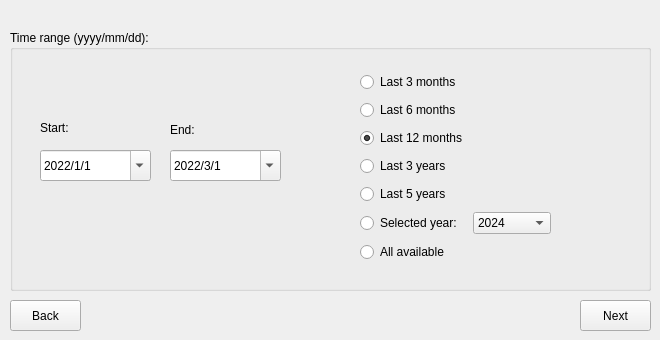
   <widget class="QWidget" name="tab_2">
    <attribute name="title">
     <string>Step 4</string>
    </attribute>
    <widget class="QLabel" name="label_18">
     <property name="geometry">
      <rect>
       <x>10</x>
       <y>110</y>
       <width>191</width>
       <height>16</height>
      </rect>
     </property>
     <property name="lineWidth">
      <number>1</number>
     </property>
     <property name="text">
      <string/>
     </property>
     <property name="textFormat">
      <enum>Qt::RichText</enum>
     </property>
     <property name="scaledContents">
      <bool>false</bool>
     </property>
     <property name="wordWrap">
      <bool>false</bool>
     </property>
    </widget>
    <widget class="QGroupBox" name="groupBox_3">
     <property name="geometry">
      <rect>
       <x>10</x>
       <y>30</y>
       <width>641</width>
       <height>261</height>
      </rect>
     </property>
     <property name="title">
      <string>Time range (yyyy/mm/dd):</string>
     </property>
     <widget class="QDateEdit" name="finaledit">
      <property name="geometry">
       <rect>
        <x>160</x>
        <y>120</y>
        <width>111</width>
        <height>31</height>
       </rect>
      </property>
      <property name="dateTime">
       <datetime>
        <hour>0</hour>
        <minute>0</minute>
        <second>0</second>
        <year>2022</year>
        <month>3</month>
        <day>1</day>
       </datetime>
      </property>
      <property name="currentSection">
       <enum>QDateTimeEdit::YearSection</enum>
      </property>
      <property name="displayFormat">
       <string>yyyy/M/d</string>
      </property>
      <property name="calendarPopup">
       <bool>true</bool>
      </property>
      <property name="timeSpec">
       <enum>Qt::LocalTime</enum>
      </property>
      <property name="date">
       <date>
        <year>2022</year>
        <month>3</month>
        <day>1</day>
       </date>
      </property>
     </widget>
     <widget class="QDateEdit" name="incioedit">
      <property name="geometry">
       <rect>
        <x>30</x>
        <y>120</y>
        <width>111</width>
        <height>31</height>
       </rect>
      </property>
      <property name="dateTime">
       <datetime>
        <hour>0</hour>
        <minute>0</minute>
        <second>0</second>
        <year>2022</year>
        <month>1</month>
        <day>1</day>
       </datetime>
      </property>
      <property name="displayFormat">
       <string>yyyy/M/d</string>
      </property>
      <property name="calendarPopup">
       <bool>true</bool>
      </property>
      <property name="date">
       <date>
        <year>2022</year>
        <month>1</month>
        <day>1</day>
       </date>
      </property>
     </widget>
     <widget class="QLabel" name="label_19">
      <property name="geometry">
       <rect>
        <x>30</x>
        <y>90</y>
        <width>91</width>
        <height>16</height>
       </rect>
      </property>
      <property name="text">
       <string>Start:</string>
      </property>
      <property name="textFormat">
       <enum>Qt::AutoText</enum>
      </property>
      <property name="scaledContents">
       <bool>false</bool>
      </property>
      <property name="wordWrap">
       <bool>false</bool>
      </property>
     </widget>
     <widget class="QLabel" name="label_20">
      <property name="geometry">
       <rect>
        <x>160</x>
        <y>90</y>
        <width>81</width>
        <height>20</height>
       </rect>
      </property>
      <property name="text">
       <string>End:</string>
      </property>
      <property name="textFormat">
       <enum>Qt::AutoText</enum>
      </property>
      <property name="scaledContents">
       <bool>false</bool>
      </property>
      <property name="wordWrap">
       <bool>false</bool>
      </property>
     </widget>
     <widget class="QWidget" name="gridLayoutWidget">
      <property name="geometry">
       <rect>
        <x>350</x>
        <y>40</y>
        <width>191</width>
        <height>194</height>
       </rect>
      </property>
      <layout class="QGridLayout" name="gridLayout">
       <item row="8" column="0">
        <widget class="QRadioButton" name="radioButton_select_year">
         <property name="text">
          <string>Selected year:</string>
         </property>
        </widget>
       </item>
       <item row="7" column="0">
        <widget class="QRadioButton" name="radioButton_5years">
         <property name="text">
          <string>Last 5 years</string>
         </property>
         <property name="checked">
          <bool>false</bool>
         </property>
        </widget>
       </item>
       <item row="1" column="0">
        <widget class="QRadioButton" name="radioButton_6months">
         <property name="text">
          <string>Last 6 months</string>
         </property>
        </widget>
       </item>
       <item row="2" column="0">
        <widget class="QRadioButton" name="radioButton_12months">
         <property name="text">
          <string>Last 12 months</string>
         </property>
         <property name="checked">
          <bool>true</bool>
         </property>
        </widget>
       </item>
       <item row="0" column="0">
        <widget class="QRadioButton" name="radioButton_3months">
         <property name="text">
          <string>Last 3 months</string>
         </property>
        </widget>
       </item>
       <item row="3" column="0">
        <widget class="QRadioButton" name="radioButton_3years">
         <property name="text">
          <string>Last 3 years</string>
         </property>
        </widget>
       </item>
       <item row="8" column="1">
        <widget class="QComboBox" name="combo_year">
         <item>
          <property name="text">
           <string>2024</string>
          </property>
         </item>
         <item>
          <property name="text">
           <string>2023</string>
          </property>
         </item>
         <item>
          <property name="text">
           <string>2022</string>
          </property>
         </item>
         <item>
          <property name="text">
           <string>2021</string>
          </property>
         </item>
         <item>
          <property name="text">
           <string>2020</string>
          </property>
         </item>
         <item>
          <property name="text">
           <string>2019</string>
          </property>
         </item>
         <item>
          <property name="text">
           <string>2018</string>
          </property>
         </item>
        </widget>
       </item>
       <item row="9" column="0">
        <widget class="QRadioButton" name="radioButton_all">
         <property name="text">
          <string>All available</string>
         </property>
         <property name="checked">
          <bool>false</bool>
         </property>
        </widget>
       </item>
      </layout>
     </widget>
    </widget>
    <widget class="QPushButton" name="QPushButton_back_2">
     <property name="enabled">
      <bool>true</bool>
     </property>
     <property name="geometry">
      <rect>
       <x>10</x>
       <y>300</y>
       <width>71</width>
       <height>31</height>
      </rect>
     </property>
     <property name="text">
      <string>Back</string>
     </property>
    </widget>
    <widget class="QPushButton" name="QPushButton_next_2">
     <property name="geometry">
      <rect>
       <x>580</x>
       <y>300</y>
       <width>71</width>
       <height>31</height>
      </rect>
     </property>
     <property name="text">
      <string>Next</string>
     </property>
    </widget>
   </widget>
